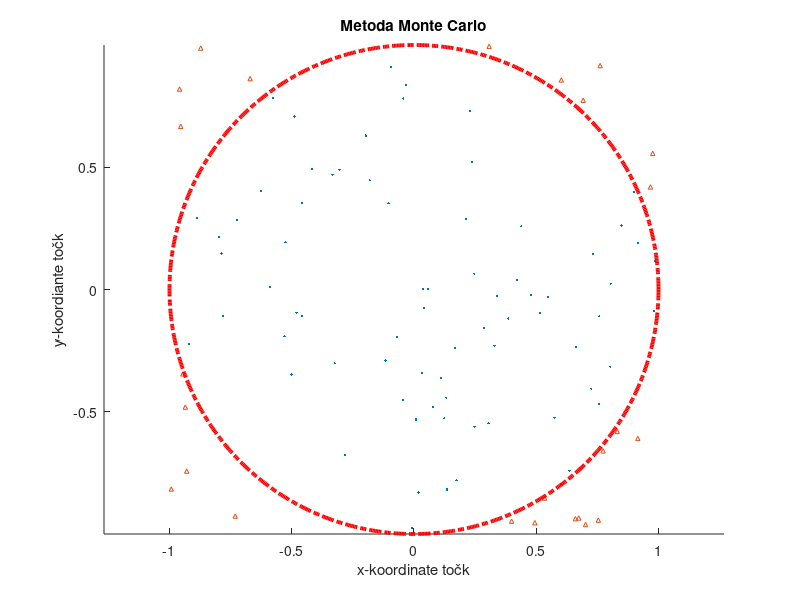
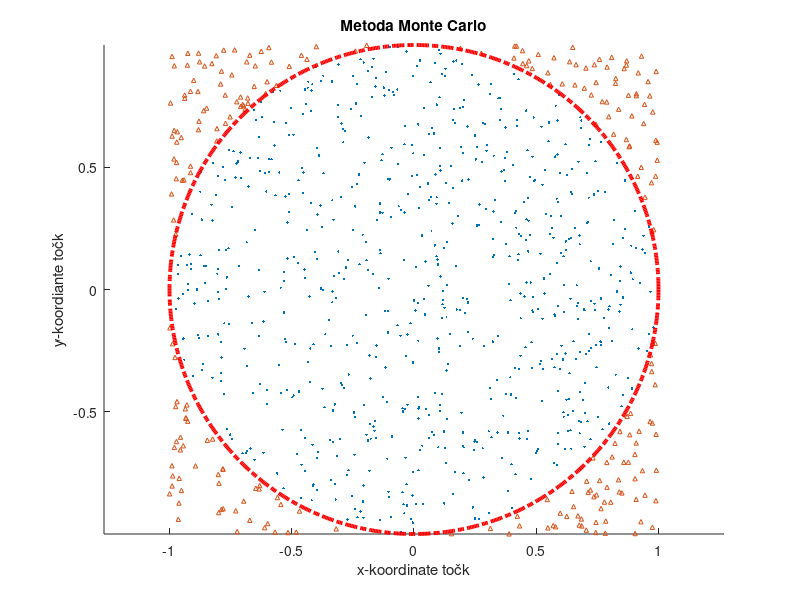
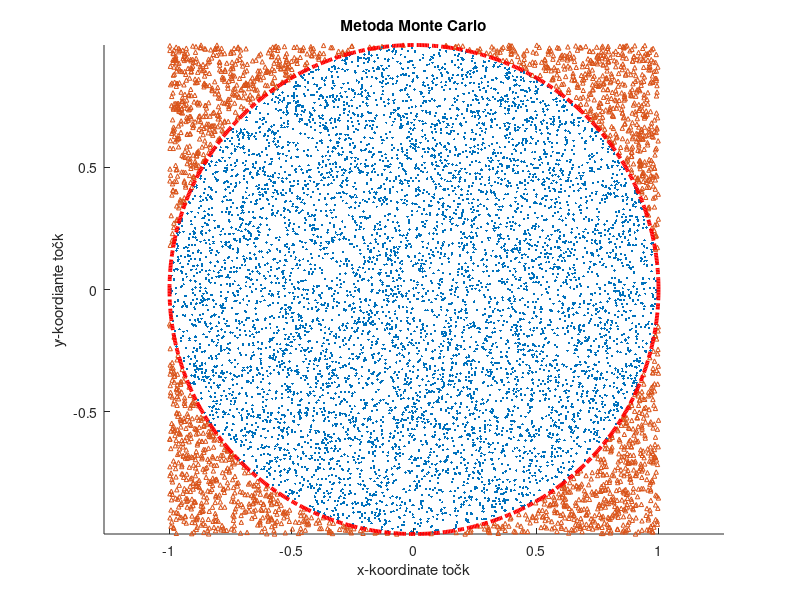
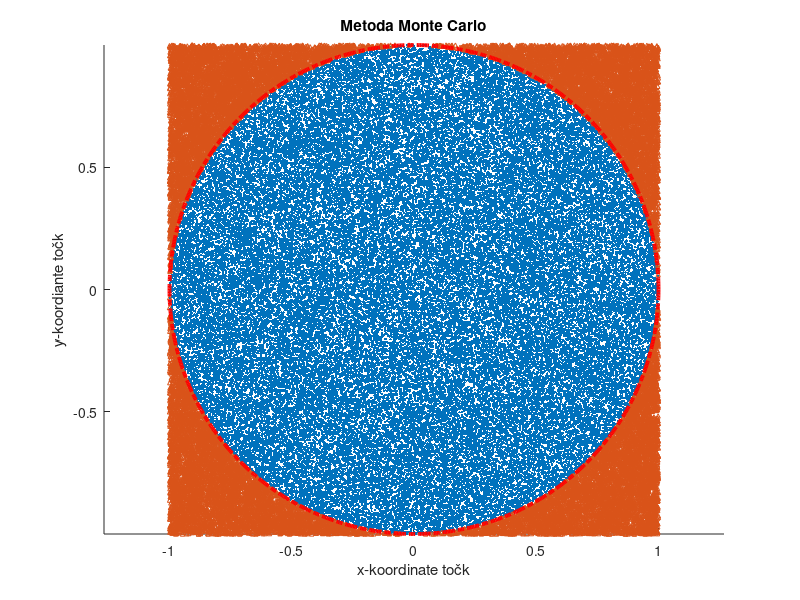

MATLAB code for these plots, in order:
function calc_pi_Gasper()
% na podlagi začetnega števila točk, radija in naknadnih povečanj začetnih
% točk, izpiše izračunano vrednost π in napako oz. odstopanje od števila π, ki je shranjeno v Matlabu kot \pi.
    n = 100;
    r = 1;
    raziskuje_priblizke_pi(n, r);
end

function raziskuje_priblizke_pi(n, r)
    stevilo_priblizkov = 4; % Število kolikokrat naj poveča in ponovi korak
    for i = 1:stevilo_priblizkov
        [ocenaPi, napaka] = area_pi(n, r);
        disp(['Število naključnih točk: ', num2str(n)]);
        disp(['Ocenjena vrednost π: ', num2str(ocenaPi)]);
        disp(['Napaka oz. odstopanje od števila π: ', num2str(napaka)]);
        izrisi_graf(n, r, ocenaPi);
        n = n * 10; % Poveča število naključnih točk za naslednji poskus
    end
end

function [ocenaPi, napaka] = area_pi(n, r)
% izračuna vrednosti Pi in določi absolutno napako
    zn_Kroga = 0;
    for i = 1:n
        x = 2 * rand() - 1;
        y = 2 * rand() - 1;
        if x^2 + y^2 <= r^2
            zn_Kroga = zn_Kroga + 1;
        end
    end
    ocenaPi = 4 * zn_Kroga / n;
    napaka = abs(ocenaPi - pi);
end

function izrisi_graf(n, r, ocenaPi)
  % Ustvari nov graf za vsak približek in doda legendo zraven njega
    figure;
    izrisi_tocke(n, r);
    izrisi_kroznico(r);
end

function izrisi_tocke(n, r)
%določi točke zunaj in znotraj kroga ter jih doda na graf
    x = 2 * rand(n, 1) - 1;
    y = 2 * rand(n, 1) - 1;
    razdalja = sqrt(x.^2 + y.^2);
    tockeZn = razdalja <= r;
    tockeZu = razdalja > r;
    scatter(x(tockeZn), y(tockeZn), 30, 'cyan', '.');
    hold on;
    scatter(x(tockeZu), y(tockeZu), 10, 'magenta', '^');
    axis equal;
end

function izrisi_kroznico(r)
    theta = linspace(0, 2 * pi, 1000);
    x = r * cos(theta);
    y = r * sin(theta);
    plot(x, y, 'red', 'LineWidth', 2.8, 'LineStyle','-.');
    title('Metoda Monte Carlo');
    xlabel('x-koordinate točk');
    ylabel('y-koordiante točk')
end